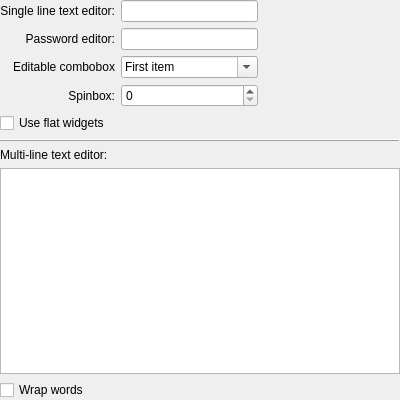
<?xml version="1.0" encoding="UTF-8"?>
<ui version="4.0">
 <class>InputDemoWidget</class>
 <widget class="QWidget" name="InputDemoWidget">
  <property name="geometry">
   <rect>
    <x>0</x>
    <y>0</y>
    <width>400</width>
    <height>400</height>
   </rect>
  </property>
  <layout class="QGridLayout" name="gridLayout">
   <property name="margin">
    <number>0</number>
   </property>
   <item row="0" column="0">
    <widget class="QLabel" name="label">
     <property name="text">
      <string>Single line text editor:</string>
     </property>
     <property name="alignment">
      <set>Qt::AlignRight|Qt::AlignTrailing|Qt::AlignVCenter</set>
     </property>
    </widget>
   </item>
   <item row="0" column="1">
    <widget class="KLineEdit" name="klineedit">
     <property name="text">
      <string/>
     </property>
     <property name="showClearButton" stdset="0">
      <bool>true</bool>
     </property>
    </widget>
   </item>
   <item row="0" column="2">
    <spacer name="horizontalSpacer">
     <property name="orientation">
      <enum>Qt::Horizontal</enum>
     </property>
     <property name="sizeHint" stdset="0">
      <size>
       <width>126</width>
       <height>21</height>
      </size>
     </property>
    </spacer>
   </item>
   <item row="1" column="0">
    <widget class="QLabel" name="label_5">
     <property name="text">
      <string>Password editor:</string>
     </property>
     <property name="alignment">
      <set>Qt::AlignRight|Qt::AlignTrailing|Qt::AlignVCenter</set>
     </property>
    </widget>
   </item>
   <item row="1" column="1">
    <widget class="KLineEdit" name="klineedit_2">
     <property name="showClearButton" stdset="0">
      <bool>true</bool>
     </property>
     <property name="passwordMode">
      <bool>true</bool>
     </property>
    </widget>
   </item>
   <item row="2" column="0">
    <widget class="QLabel" name="label_3">
     <property name="text">
      <string>Editable combobox</string>
     </property>
     <property name="alignment">
      <set>Qt::AlignRight|Qt::AlignTrailing|Qt::AlignVCenter</set>
     </property>
    </widget>
   </item>
   <item row="2" column="1">
    <widget class="KComboBox" name="kcombobox">
     <property name="editable">
      <bool>true</bool>
     </property>
     <item>
      <property name="text">
       <string>First item</string>
      </property>
     </item>
     <item>
      <property name="text">
       <string>Second item</string>
      </property>
     </item>
     <item>
      <property name="text">
       <string>Third item</string>
      </property>
     </item>
    </widget>
   </item>
   <item row="3" column="0">
    <widget class="QLabel" name="label_2">
     <property name="text">
      <string>Spinbox:</string>
     </property>
     <property name="alignment">
      <set>Qt::AlignRight|Qt::AlignTrailing|Qt::AlignVCenter</set>
     </property>
    </widget>
   </item>
   <item row="3" column="1">
    <widget class="KIntSpinBox" name="kintspinbox"/>
   </item>
   <item row="5" column="0" colspan="3">
    <widget class="QFrame" name="frame">
     <property name="frameShape">
      <enum>QFrame::HLine</enum>
     </property>
     <property name="frameShadow">
      <enum>QFrame::Raised</enum>
     </property>
    </widget>
   </item>
   <item row="6" column="0">
    <widget class="QLabel" name="label_4">
     <property name="text">
      <string>Multi-line text editor:</string>
     </property>
    </widget>
   </item>
   <item row="7" column="0" colspan="3">
    <widget class="KTextEdit" name="textedit"/>
   </item>
   <item row="8" column="0">
    <widget class="QCheckBox" name="wrapCheckBox">
     <property name="text">
      <string>Wrap words</string>
     </property>
    </widget>
   </item>
   <item row="4" column="0" colspan="2">
    <widget class="QCheckBox" name="checkBox">
     <property name="text">
      <string>Use flat widgets</string>
     </property>
    </widget>
   </item>
  </layout>
 </widget>
 <customwidgets>
  <customwidget>
   <class>KIntSpinBox</class>
   <extends>QSpinBox</extends>
   <header>knuminput.h</header>
  </customwidget>
  <customwidget>
   <class>KLineEdit</class>
   <extends>QLineEdit</extends>
   <header>klineedit.h</header>
  </customwidget>
  <customwidget>
   <class>KComboBox</class>
   <extends>QComboBox</extends>
   <header>kcombobox.h</header>
  </customwidget>
  <customwidget>
   <class>KTextEdit</class>
   <extends>QTextEdit</extends>
   <header>ktextedit.h</header>
  </customwidget>
 </customwidgets>
 <resources/>
 <connections/>
</ui>
